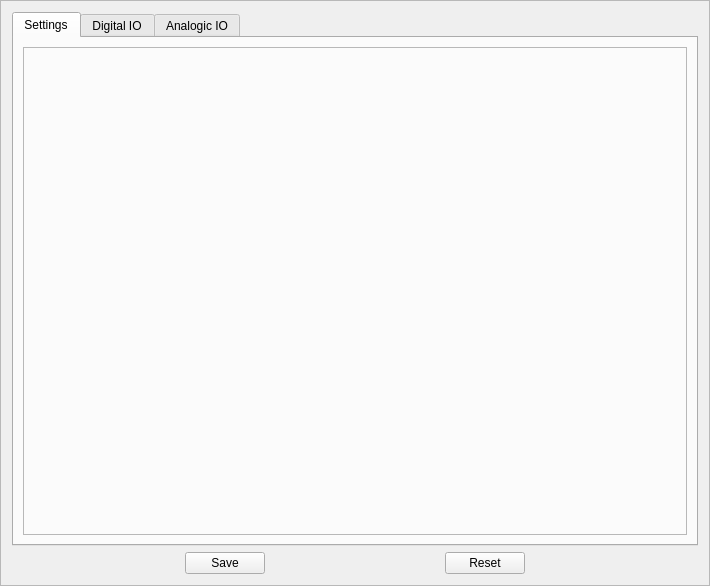
<?xml version="1.0" encoding="UTF-8"?>
<ui version="4.0">
 <class>PreferencesPage</class>
 <widget class="QFrame" name="PreferencesPage">
  <property name="geometry">
   <rect>
    <x>0</x>
    <y>0</y>
    <width>710</width>
    <height>586</height>
   </rect>
  </property>
  <property name="windowTitle">
   <string>Frame</string>
  </property>
  <property name="frameShape">
   <enum>QFrame::StyledPanel</enum>
  </property>
  <property name="frameShadow">
   <enum>QFrame::Raised</enum>
  </property>
  <layout class="QGridLayout" name="gridLayout">
   <item row="0" column="0">
    <widget class="QTabWidget" name="tabPages">
     <property name="currentIndex">
      <number>0</number>
     </property>
     <widget class="QWidget" name="tabSettings">
      <attribute name="title">
       <string>Settings</string>
      </attribute>
      <layout class="QGridLayout" name="gridLayout_2">
       <item row="0" column="0">
        <widget class="SettingsPage" name="settingsFrame">
         <property name="frameShape">
          <enum>QFrame::StyledPanel</enum>
         </property>
         <property name="frameShadow">
          <enum>QFrame::Raised</enum>
         </property>
        </widget>
       </item>
      </layout>
     </widget>
     <widget class="QWidget" name="tabDigitalIO">
      <attribute name="title">
       <string>Digital IO</string>
      </attribute>
      <layout class="QGridLayout" name="gridLayout_3">
       <item row="0" column="0">
        <widget class="DigitalIOPage" name="digitalIOFrame">
         <property name="frameShape">
          <enum>QFrame::StyledPanel</enum>
         </property>
         <property name="frameShadow">
          <enum>QFrame::Raised</enum>
         </property>
        </widget>
       </item>
      </layout>
     </widget>
     <widget class="QWidget" name="tabAnalogicIO">
      <attribute name="title">
       <string>Analogic IO</string>
      </attribute>
      <layout class="QGridLayout" name="gridLayout_4">
       <item row="0" column="0">
        <widget class="QFrame" name="analogicIOFrame">
         <property name="frameShape">
          <enum>QFrame::StyledPanel</enum>
         </property>
         <property name="frameShadow">
          <enum>QFrame::Raised</enum>
         </property>
        </widget>
       </item>
      </layout>
     </widget>
    </widget>
   </item>
   <item row="1" column="0">
    <layout class="QHBoxLayout" name="horizontalLayout">
     <item>
      <spacer name="horizontalSpacer">
       <property name="orientation">
        <enum>Qt::Horizontal</enum>
       </property>
       <property name="sizeHint" stdset="0">
        <size>
         <width>40</width>
         <height>20</height>
        </size>
       </property>
      </spacer>
     </item>
     <item>
      <widget class="QPushButton" name="saveButton">
       <property name="text">
        <string>Save</string>
       </property>
      </widget>
     </item>
     <item>
      <spacer name="horizontalSpacer_3">
       <property name="orientation">
        <enum>Qt::Horizontal</enum>
       </property>
       <property name="sizeHint" stdset="0">
        <size>
         <width>40</width>
         <height>20</height>
        </size>
       </property>
      </spacer>
     </item>
     <item>
      <widget class="QPushButton" name="resetButton">
       <property name="text">
        <string>Reset</string>
       </property>
      </widget>
     </item>
     <item>
      <spacer name="horizontalSpacer_2">
       <property name="orientation">
        <enum>Qt::Horizontal</enum>
       </property>
       <property name="sizeHint" stdset="0">
        <size>
         <width>40</width>
         <height>20</height>
        </size>
       </property>
      </spacer>
     </item>
    </layout>
   </item>
  </layout>
 </widget>
 <customwidgets>
  <customwidget>
   <class>SettingsPage</class>
   <extends>QFrame</extends>
   <header>ui/SettingsPage.hpp</header>
   <container>1</container>
  </customwidget>
  <customwidget>
   <class>DigitalIOPage</class>
   <extends>QFrame</extends>
   <header>ui/DigitalIOPage.hpp</header>
   <container>1</container>
  </customwidget>
 </customwidgets>
 <resources/>
 <connections/>
</ui>
